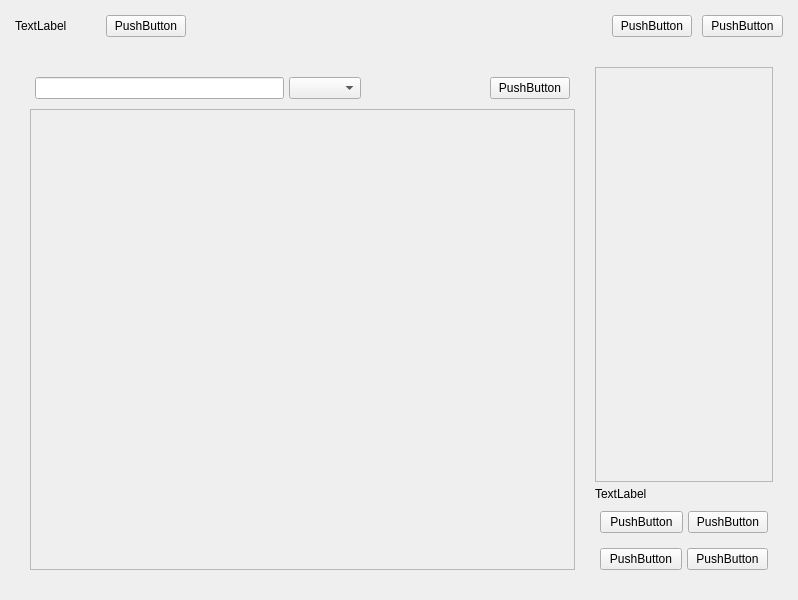
<?xml version="1.0" encoding="UTF-8"?>
<ui version="4.0">
 <class>RegisterWindow</class>
 <widget class="QMainWindow" name="RegisterWindow">
  <property name="geometry">
   <rect>
    <x>0</x>
    <y>0</y>
    <width>798</width>
    <height>600</height>
   </rect>
  </property>
  <property name="windowTitle">
   <string>MainWindow</string>
  </property>
  <widget class="QWidget" name="centralwidget">
   <layout class="QVBoxLayout" name="verticalLayout_3" stretch="0,1">
    <property name="spacing">
     <number>10</number>
    </property>
    <property name="leftMargin">
     <number>10</number>
    </property>
    <property name="topMargin">
     <number>10</number>
    </property>
    <property name="rightMargin">
     <number>10</number>
    </property>
    <property name="bottomMargin">
     <number>10</number>
    </property>
    <item>
     <layout class="QHBoxLayout" name="horizontalLayout_4" stretch="1,0,2,1,2,0,1">
      <property name="spacing">
       <number>10</number>
      </property>
      <property name="leftMargin">
       <number>5</number>
      </property>
      <property name="topMargin">
       <number>5</number>
      </property>
      <property name="rightMargin">
       <number>5</number>
      </property>
      <property name="bottomMargin">
       <number>5</number>
      </property>
      <item>
       <widget class="QLabel" name="userLabel">
        <property name="text">
         <string>TextLabel</string>
        </property>
       </widget>
      </item>
      <item>
       <widget class="QPushButton" name="withdrawBtn">
        <property name="text">
         <string>PushButton</string>
        </property>
       </widget>
      </item>
      <item>
       <widget class="QLabel" name="incomeLabel">
        <property name="text">
         <string/>
        </property>
       </widget>
      </item>
      <item>
       <spacer name="horizontalSpacer_2">
        <property name="orientation">
         <enum>Qt::Orientation::Horizontal</enum>
        </property>
        <property name="sizeHint" stdset="0">
         <size>
          <width>40</width>
          <height>20</height>
         </size>
        </property>
       </spacer>
      </item>
      <item>
       <spacer name="horizontalSpacer_3">
        <property name="orientation">
         <enum>Qt::Orientation::Horizontal</enum>
        </property>
        <property name="sizeHint" stdset="0">
         <size>
          <width>40</width>
          <height>20</height>
         </size>
        </property>
       </spacer>
      </item>
      <item>
       <widget class="QPushButton" name="notificationBtn">
        <property name="text">
         <string>PushButton</string>
        </property>
       </widget>
      </item>
      <item>
       <widget class="QPushButton" name="logoutBtn">
        <property name="text">
         <string>PushButton</string>
        </property>
       </widget>
      </item>
     </layout>
    </item>
    <item>
     <layout class="QHBoxLayout" name="horizontalLayout_5" stretch="3,1">
      <property name="spacing">
       <number>5</number>
      </property>
      <property name="leftMargin">
       <number>10</number>
      </property>
      <property name="topMargin">
       <number>10</number>
      </property>
      <property name="rightMargin">
       <number>10</number>
      </property>
      <property name="bottomMargin">
       <number>10</number>
      </property>
      <item>
       <layout class="QVBoxLayout" name="verticalLayout_2" stretch="1,8">
        <property name="spacing">
         <number>5</number>
        </property>
        <property name="leftMargin">
         <number>10</number>
        </property>
        <property name="topMargin">
         <number>10</number>
        </property>
        <property name="rightMargin">
         <number>10</number>
        </property>
        <property name="bottomMargin">
         <number>10</number>
        </property>
        <item>
         <layout class="QHBoxLayout" name="horizontalLayout" stretch="4,1,2,1">
          <property name="spacing">
           <number>5</number>
          </property>
          <property name="leftMargin">
           <number>5</number>
          </property>
          <property name="topMargin">
           <number>5</number>
          </property>
          <property name="rightMargin">
           <number>5</number>
          </property>
          <property name="bottomMargin">
           <number>5</number>
          </property>
          <item>
           <widget class="QLineEdit" name="searchBar"/>
          </item>
          <item>
           <widget class="QComboBox" name="filterBox"/>
          </item>
          <item>
           <spacer name="horizontalSpacer">
            <property name="orientation">
             <enum>Qt::Orientation::Horizontal</enum>
            </property>
            <property name="sizeHint" stdset="0">
             <size>
              <width>40</width>
              <height>20</height>
             </size>
            </property>
           </spacer>
          </item>
          <item>
           <widget class="QPushButton" name="customItemBtn">
            <property name="text">
             <string>PushButton</string>
            </property>
           </widget>
          </item>
         </layout>
        </item>
        <item>
         <widget class="QScrollArea" name="itemsScrollArea">
          <property name="widgetResizable">
           <bool>true</bool>
          </property>
          <widget class="QWidget" name="scrollAreaWidgetContents">
           <property name="objectName">
            <string>itemsScrollContents</string>
           </property>
           <property name="geometry">
            <rect>
             <x>0</x>
             <y>0</y>
             <width>528</width>
             <height>424</height>
            </rect>
           </property>
           <layout class="QGridLayout" name="gridLayout">
            <item row="0" column="0">
             <layout class="QGridLayout" name="itemsGridLayout"/>
            </item>
           </layout>
          </widget>
         </widget>
        </item>
       </layout>
      </item>
      <item>
       <layout class="QVBoxLayout" name="verticalLayout" stretch="8,0,1,1">
        <property name="spacing">
         <number>5</number>
        </property>
        <property name="leftMargin">
         <number>5</number>
        </property>
        <property name="topMargin">
         <number>5</number>
        </property>
        <property name="rightMargin">
         <number>5</number>
        </property>
        <property name="bottomMargin">
         <number>5</number>
        </property>
        <item>
         <widget class="QScrollArea" name="cart">
          <property name="widgetResizable">
           <bool>true</bool>
          </property>
          <widget class="QWidget" name="scrollAreaWidgetContents_2">
           <property name="geometry">
            <rect>
             <x>0</x>
             <y>0</y>
             <width>187</width>
             <height>366</height>
            </rect>
           </property>
           <layout class="QVBoxLayout" name="verticalLayout_6">
            <item>
             <layout class="QVBoxLayout" name="cartLayout"/>
            </item>
           </layout>
          </widget>
         </widget>
        </item>
        <item>
         <widget class="QLabel" name="totalLabel">
          <property name="text">
           <string>TextLabel</string>
          </property>
         </widget>
        </item>
        <item>
         <layout class="QHBoxLayout" name="horizontalLayout_2" stretch="3,2">
          <property name="spacing">
           <number>5</number>
          </property>
          <property name="leftMargin">
           <number>5</number>
          </property>
          <property name="topMargin">
           <number>5</number>
          </property>
          <property name="rightMargin">
           <number>5</number>
          </property>
          <property name="bottomMargin">
           <number>5</number>
          </property>
          <item>
           <widget class="QPushButton" name="openTicketsBtn">
            <property name="text">
             <string>PushButton</string>
            </property>
           </widget>
          </item>
          <item>
           <widget class="QPushButton" name="discountBtn">
            <property name="text">
             <string>PushButton</string>
            </property>
           </widget>
          </item>
         </layout>
        </item>
        <item>
         <layout class="QHBoxLayout" name="horizontalLayout_3" stretch="1,1">
          <property name="spacing">
           <number>5</number>
          </property>
          <property name="leftMargin">
           <number>5</number>
          </property>
          <property name="topMargin">
           <number>5</number>
          </property>
          <property name="rightMargin">
           <number>5</number>
          </property>
          <property name="bottomMargin">
           <number>5</number>
          </property>
          <item>
           <widget class="QPushButton" name="confirmBtn">
            <property name="text">
             <string>PushButton</string>
            </property>
           </widget>
          </item>
          <item>
           <widget class="QPushButton" name="cancelBtn">
            <property name="text">
             <string>PushButton</string>
            </property>
           </widget>
          </item>
         </layout>
        </item>
       </layout>
      </item>
     </layout>
    </item>
   </layout>
  </widget>
 </widget>
 <resources/>
 <connections/>
</ui>
